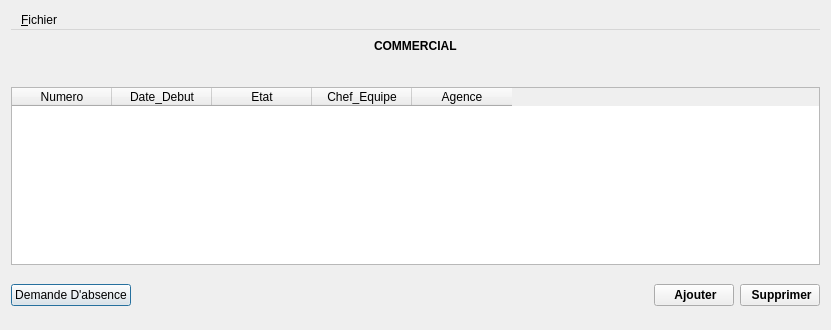
<?xml version="1.0" encoding="UTF-8"?>
<ui version="4.0">
 <class>DialogCommercial</class>
 <widget class="QDialog" name="DialogCommercial">
  <property name="geometry">
   <rect>
    <x>0</x>
    <y>0</y>
    <width>831</width>
    <height>330</height>
   </rect>
  </property>
  <property name="windowTitle">
   <string>MainWindow</string>
  </property>
  <layout class="QVBoxLayout" name="verticalLayout_2">
   <item>
    <widget class="QMenuBar" name="menubar">
     <widget class="QMenu" name="menuFichier">
      <property name="title">
       <string>&amp;Fichier</string>
      </property>
      <addaction name="actionQuitter"/>
     </widget>
     <addaction name="menuFichier"/>
    </widget>
   </item>
   <item>
    <layout class="QHBoxLayout" name="horizontalLayout_2">
     <item>
      <spacer name="horizontalSpacer_2">
       <property name="orientation">
        <enum>Qt::Horizontal</enum>
       </property>
       <property name="sizeHint" stdset="0">
        <size>
         <width>40</width>
         <height>20</height>
        </size>
       </property>
      </spacer>
     </item>
     <item>
      <widget class="QLabel" name="label">
       <property name="font">
        <font>
         <weight>75</weight>
         <bold>true</bold>
        </font>
       </property>
       <property name="text">
        <string>COMMERCIAL</string>
       </property>
      </widget>
     </item>
     <item>
      <spacer name="horizontalSpacer_3">
       <property name="orientation">
        <enum>Qt::Horizontal</enum>
       </property>
       <property name="sizeHint" stdset="0">
        <size>
         <width>40</width>
         <height>20</height>
        </size>
       </property>
      </spacer>
     </item>
    </layout>
   </item>
   <item>
    <spacer name="verticalSpacer">
     <property name="orientation">
      <enum>Qt::Vertical</enum>
     </property>
     <property name="sizeHint" stdset="0">
      <size>
       <width>20</width>
       <height>40</height>
      </size>
     </property>
    </spacer>
   </item>
   <item>
    <layout class="QVBoxLayout" name="verticalLayout">
     <item>
      <widget class="QTableWidget" name="tableWidgetCommercial">
       <column>
        <property name="text">
         <string>Numero</string>
        </property>
       </column>
       <column>
        <property name="text">
         <string>Date_Debut</string>
        </property>
       </column>
       <column>
        <property name="text">
         <string>Etat</string>
        </property>
       </column>
       <column>
        <property name="text">
         <string>Chef_Equipe</string>
        </property>
       </column>
       <column>
        <property name="text">
         <string>Agence</string>
        </property>
       </column>
      </widget>
     </item>
     <item>
      <layout class="QHBoxLayout" name="horizontalLayout">
       <item>
        <widget class="QPushButton" name="pushButton">
         <property name="text">
          <string>Demande D'absence</string>
         </property>
        </widget>
       </item>
       <item>
        <spacer name="horizontalSpacer">
         <property name="orientation">
          <enum>Qt::Horizontal</enum>
         </property>
         <property name="sizeHint" stdset="0">
          <size>
           <width>418</width>
           <height>48</height>
          </size>
         </property>
        </spacer>
       </item>
       <item>
        <widget class="QPushButton" name="pushButtonAjouterDossier">
         <property name="font">
          <font>
           <weight>75</weight>
           <bold>true</bold>
          </font>
         </property>
         <property name="text">
          <string> Ajouter</string>
         </property>
         <property name="icon">
          <iconset resource="ma_ressource.qrc">
           <normaloff>:/new/images/images/list-add.png</normaloff>:/new/images/images/list-add.png</iconset>
         </property>
        </widget>
       </item>
       <item>
        <widget class="QPushButton" name="pushButtonSupprimerDossier">
         <property name="font">
          <font>
           <weight>75</weight>
           <bold>true</bold>
          </font>
         </property>
         <property name="text">
          <string> Supprimer</string>
         </property>
         <property name="icon">
          <iconset resource="ma_ressource.qrc">
           <normaloff>:/new/images/images/list-remove.png</normaloff>:/new/images/images/list-remove.png</iconset>
         </property>
        </widget>
       </item>
      </layout>
     </item>
    </layout>
   </item>
  </layout>
  <action name="actionQuitter">
   <property name="text">
    <string>&amp;Quitter</string>
   </property>
  </action>
 </widget>
 <resources>
  <include location="ma_ressource.qrc"/>
 </resources>
 <connections/>
</ui>
